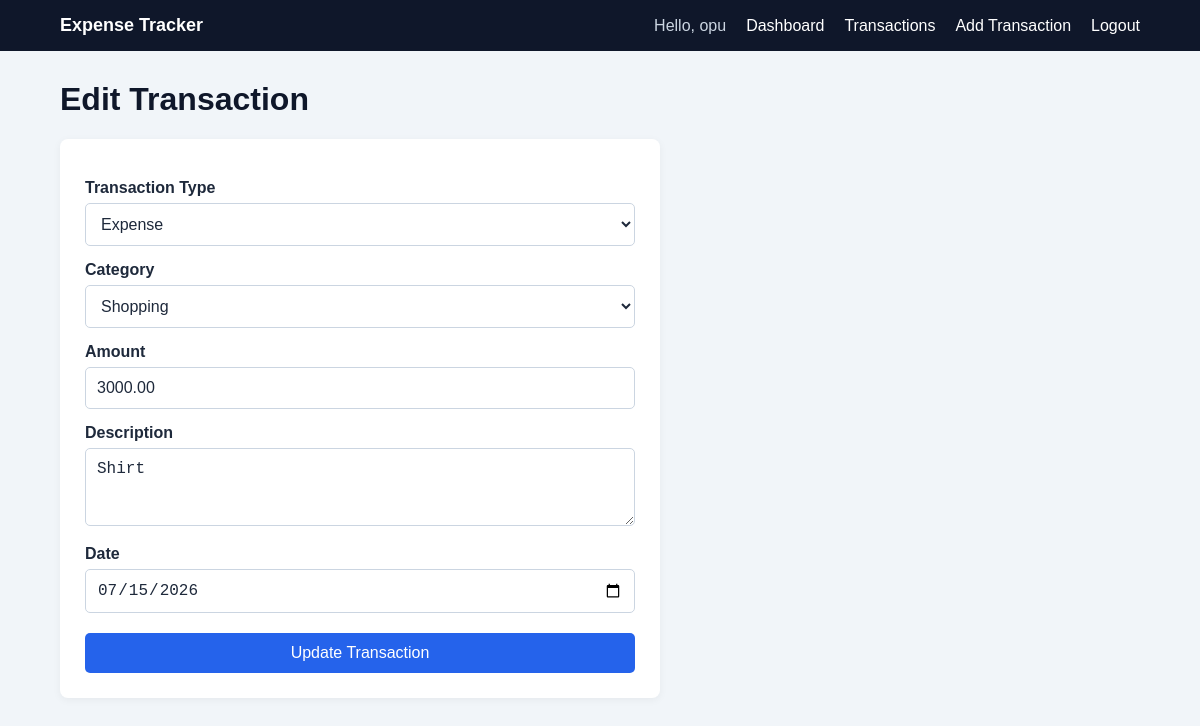
The app's page /edit_transaction.php?id=10 (signed in) with its own data.
### tables this page shows
CREATE TABLE `transactions` (
  `id` int(10) UNSIGNED NOT NULL,
  `user_id` int(10) UNSIGNED NOT NULL,
  `category_id` int(10) UNSIGNED NOT NULL,
  `type` enum('income','expense') NOT NULL,
  `amount` decimal(10,2) NOT NULL,
  `description` varchar(255) DEFAULT NULL,
  `transaction_date` date NOT NULL,
  `created_at` timestamp NOT NULL DEFAULT current_timestamp()
);

CREATE TABLE `categories` (
  `id` int(10) UNSIGNED NOT NULL,
  `name` varchar(50) NOT NULL
);

### edit_transaction.php (the view, shortened to what this page needs)
<?php
require_once "config/db.php";
$id = filter_input(
    INPUT_GET,
    "id",
    FILTER_VALIDATE_INT
);
$stmt = $pdo->prepare(
    "SELECT *
     FROM transactions
     WHERE id = ?
     AND user_id = ?"
);
$stmt->execute([
    $id,
    $_SESSION["user_id"]
]);
$transaction = $stmt->fetch();
$stmt = $pdo->query(
    "SELECT id, name
     FROM categories
     ORDER BY name ASC"
);
$categories = $stmt->fetchAll();
?>
<!DOCTYPE html>
<html lang="en">
<head>
    <link
        rel="stylesheet"
        href="css/style.css"
    >
</head>
<body>
<?php require "includes/navbar.php"; ?>
<main class="container">
    <h1>Edit Transaction</h1>
    <form method="POST" class="transaction-form">
        <label for="type">
            Transaction Type
        </label>
        <select
            name="type"
            id="type"
            required
        >
            <option
                value="expense"
                <?= $transaction["type"] === "expense"
                    ? "selected"
                    : "" ?>
            >
                Expense
            </option>
        </select>
        <label for="category_id">
            Category
        </label>
        <select
            name="category_id"
            id="category_id"
            required
        >
            <?php foreach ($categories as $category): ?>
                <option
                    value="<?= $category["id"] ?>"
                    <?= (int) $category["id"] ===
                        (int) $transaction["category_id"]
                        ? "selected"
                        : "" ?>
                >
                    <?= htmlspecialchars(
                        $category["name"]
                    ) ?>
                </option>
            <?php endforeach; ?>
        </select>
        <label for="amount">
            Amount
        </label>
        <input
            type="number"
            name="amount"
            id="amount"
            min="0.01"
            step="0.01"
            value="<?= htmlspecialchars(
                $transaction["amount"]
            ) ?>"
            required
        >
        <label for="description">
            Description
        </label>
        <textarea
            name="description"
            id="description"
            rows="3"
            maxlength="255"
        ><?= htmlspecialchars(
            $transaction["description"] ?? ""
        ) ?></textarea>
        <label for="transaction_date">
            Date
        </label>
        <input
            type="date"
            name="transaction_date"
            id="transaction_date"
            value="<?= htmlspecialchars(
                $transaction["transaction_date"]
            ) ?>"
            required
        >
        <button type="submit">
            Update Transaction
        </button>
    </form>
</main>
</body>
</html>

### css/style.css (style rules this page uses)
* { box-sizing: border-box; }
html { font-size: 16px; }
body { margin: 0; font-family: Arial, Helvetica, sans-serif; background: #f1f5f9; color: #1e293b; }
h1, h2, h3 { color: #0f172a; }
.container { width: 90%; max-width: 1100px; margin: 30px auto; }
label { display: block; margin-top: 15px; margin-bottom: 6px; font-weight: bold; }
input, select, textarea { width: 100%; padding: 11px; border: 1px solid #cbd5e1; border-radius: 5px; background: white; color: #1e293b; font-size: 16px; }
textarea { resize: vertical; }
button { width: 100%; margin-top: 20px; padding: 11px 16px; border: none; border-radius: 5px; background: #2563eb; color: white; font-size: 16px; cursor: pointer; }
.transaction-form { max-width: 600px; padding: 25px; background: white; border-radius: 8px; box-shadow: 0 2px 8px rgba(0, 0, 0, 0.05); }

### records on screen
transactions: type "Expense", category_id "Shopping", amount "3000.00", description "Shirt", transaction_date "07/15/2026"

### other values on screen
$_SESSION["user_name"] "opu"
